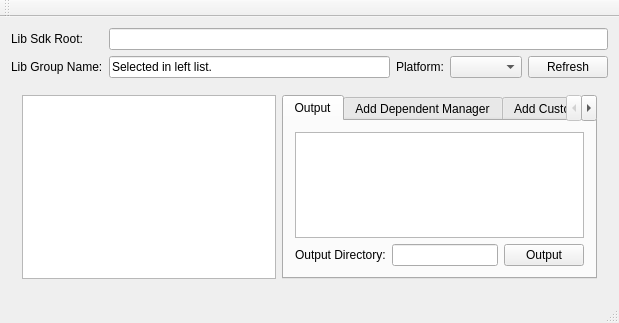
<?xml version="1.0" encoding="UTF-8"?>
<ui version="4.0">
 <class>MainWindow</class>
 <widget class="QMainWindow" name="MainWindow">
  <property name="geometry">
   <rect>
    <x>0</x>
    <y>0</y>
    <width>619</width>
    <height>323</height>
   </rect>
  </property>
  <property name="windowTitle">
   <string>AddLibraryTool-Multiple</string>
  </property>
  <widget class="QWidget" name="centralWidget">
   <layout class="QGridLayout" name="gridLayout">
    <item row="0" column="0">
     <widget class="QLabel" name="label">
      <property name="text">
       <string>Lib Sdk Root:</string>
      </property>
     </widget>
    </item>
    <item row="1" column="0">
     <widget class="QLabel" name="label_3">
      <property name="text">
       <string>Lib Group Name:</string>
      </property>
     </widget>
    </item>
    <item row="1" column="1">
     <widget class="QLineEdit" name="lineEdit_3">
      <property name="text">
       <string>Selected in left list.</string>
      </property>
     </widget>
    </item>
    <item row="1" column="2">
     <widget class="QLabel" name="label_4">
      <property name="text">
       <string>Platform:</string>
      </property>
     </widget>
    </item>
    <item row="1" column="3">
     <widget class="QComboBox" name="comboBox"/>
    </item>
    <item row="1" column="4">
     <widget class="QPushButton" name="pushButton">
      <property name="text">
       <string>Refresh</string>
      </property>
     </widget>
    </item>
    <item row="2" column="0" colspan="5">
     <widget class="QWidget" name="widget" native="true">
      <layout class="QHBoxLayout" name="horizontalLayout_4">
       <item>
        <widget class="QListWidget" name="listWidget"/>
       </item>
       <item>
        <widget class="QTabWidget" name="tabWidget">
         <property name="layoutDirection">
          <enum>Qt::LeftToRight</enum>
         </property>
         <property name="tabShape">
          <enum>QTabWidget::Rounded</enum>
         </property>
         <property name="currentIndex">
          <number>0</number>
         </property>
         <widget class="QWidget" name="tab">
          <attribute name="title">
           <string>Output</string>
          </attribute>
          <layout class="QGridLayout" name="gridLayout_2">
           <item row="2" column="0">
            <widget class="QLabel" name="label_2">
             <property name="text">
              <string>Output Directory:</string>
             </property>
            </widget>
           </item>
           <item row="2" column="2">
            <widget class="QPushButton" name="pushButton_2">
             <property name="text">
              <string>Output</string>
             </property>
            </widget>
           </item>
           <item row="2" column="1">
            <widget class="QLineEdit" name="lineEdit_2"/>
           </item>
           <item row="0" column="0" colspan="3">
            <widget class="QTextBrowser" name="textBrowser"/>
           </item>
          </layout>
         </widget>
         <widget class="QWidget" name="tab_2">
          <attribute name="title">
           <string>Add Dependent Manager</string>
          </attribute>
          <layout class="QHBoxLayout" name="horizontalLayout">
           <item>
            <widget class="QTextBrowser" name="textBrowser_2"/>
           </item>
          </layout>
         </widget>
         <widget class="QWidget" name="tab_3">
          <attribute name="title">
           <string>Add Custom Dependent Manager</string>
          </attribute>
          <layout class="QHBoxLayout" name="horizontalLayout_2">
           <item>
            <widget class="QTextBrowser" name="textBrowser_3"/>
           </item>
          </layout>
         </widget>
         <widget class="QWidget" name="tab_4">
          <attribute name="title">
           <string>Read me</string>
          </attribute>
          <layout class="QHBoxLayout" name="horizontalLayout_3">
           <item>
            <widget class="QTextBrowser" name="textBrowser_4">
             <property name="html">
              <string>&lt;!DOCTYPE HTML PUBLIC &quot;-//W3C//DTD HTML 4.0//EN&quot; &quot;http://www.w3.org/TR/REC-html40/strict.dtd&quot;&gt;
&lt;html&gt;&lt;head&gt;&lt;meta name=&quot;qrichtext&quot; content=&quot;1&quot; /&gt;&lt;style type=&quot;text/css&quot;&gt;
p, li { white-space: pre-wrap; }
&lt;/style&gt;&lt;/head&gt;&lt;body style=&quot; font-family:'SimSun'; font-size:8.25pt; font-weight:400; font-style:normal;&quot;&gt;
&lt;p style=&quot; margin-top:0px; margin-bottom:0px; margin-left:0px; margin-right:0px; -qt-block-indent:0; text-indent:0px;&quot;&gt;Add Dependent Manager 说的是在Qt工程的pro文件里，使用这里的函数从multi-link/app-lib加载add_library_xxx.pri，自动include和link。&lt;/p&gt;
&lt;p style=&quot;-qt-paragraph-type:empty; margin-top:0px; margin-bottom:0px; margin-left:0px; margin-right:0px; -qt-block-indent:0; text-indent:0px;&quot;&gt;&lt;br /&gt;&lt;/p&gt;
&lt;p style=&quot; margin-top:0px; margin-bottom:0px; margin-left:0px; margin-right:0px; -qt-block-indent:0; text-indent:0px;&quot;&gt;Add Custom Dependent Manager 说的是在Qt工程的pro文件里，使用这里的函数从pro所在目录加载add_library_xxx.pri，自动include和link。&lt;/p&gt;
&lt;p style=&quot;-qt-paragraph-type:empty; margin-top:0px; margin-bottom:0px; margin-left:0px; margin-right:0px; -qt-block-indent:0; text-indent:0px;&quot;&gt;&lt;br /&gt;&lt;/p&gt;
&lt;p style=&quot; margin-top:0px; margin-bottom:0px; margin-left:0px; margin-right:0px; -qt-block-indent:0; text-indent:0px;&quot;&gt;Add Create Dependent Manager 说的是在Qt工程的pro文件里，使用这里的函数从pro所在目录加载add_library_xxx.pri，自动include和link，如果不存在则使用模板创建。&lt;/p&gt;&lt;/body&gt;&lt;/html&gt;</string>
             </property>
            </widget>
           </item>
          </layout>
         </widget>
        </widget>
       </item>
      </layout>
     </widget>
    </item>
    <item row="0" column="1" colspan="4">
     <widget class="QLineEdit" name="lineEdit">
      <property name="text">
       <string/>
      </property>
     </widget>
    </item>
   </layout>
  </widget>
  <widget class="QMenuBar" name="menuBar">
   <property name="geometry">
    <rect>
     <x>0</x>
     <y>0</y>
     <width>619</width>
     <height>17</height>
    </rect>
   </property>
  </widget>
  <widget class="QToolBar" name="mainToolBar">
   <attribute name="toolBarArea">
    <enum>TopToolBarArea</enum>
   </attribute>
   <attribute name="toolBarBreak">
    <bool>false</bool>
   </attribute>
  </widget>
  <widget class="QStatusBar" name="statusBar"/>
 </widget>
 <layoutdefault spacing="6" margin="11"/>
 <resources/>
 <connections/>
</ui>
